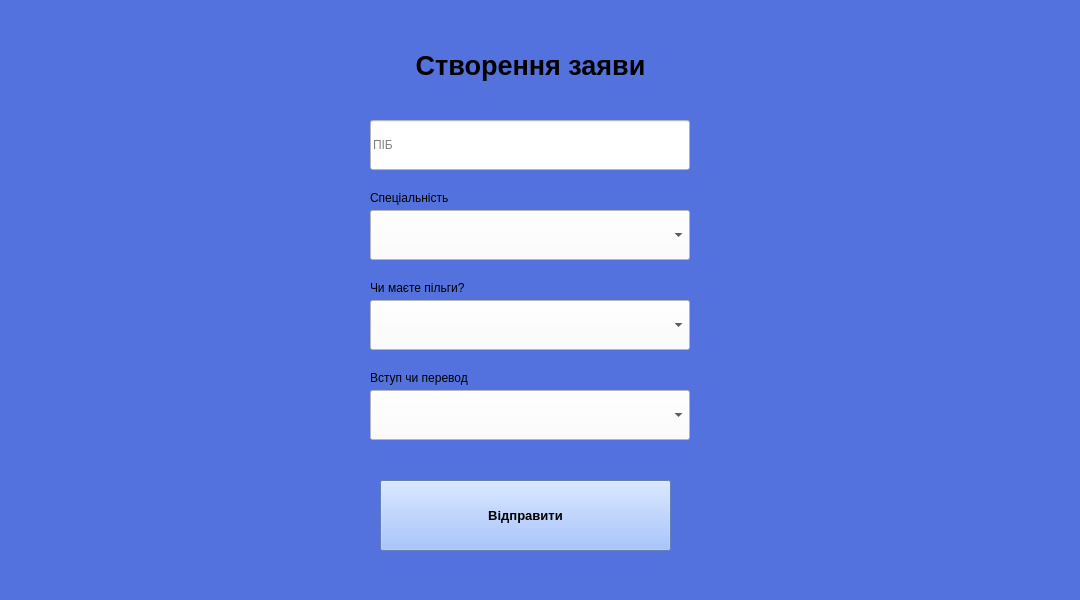
<?xml version="1.0" encoding="UTF-8"?>
<ui version="4.0">
 <class>orderWindow</class>
 <widget class="QMainWindow" name="orderWindow">
  <property name="geometry">
   <rect>
    <x>0</x>
    <y>0</y>
    <width>1080</width>
    <height>600</height>
   </rect>
  </property>
  <property name="windowTitle">
   <string>Заява на вступ</string>
  </property>
  <property name="styleSheet">
   <string notr="true">background: #5472DE;
background-image: url(:/newPrefix/649eb8ca76c20 (1).png);</string>
  </property>
  <widget class="QWidget" name="centralwidget">
   <widget class="QLabel" name="label_6">
    <property name="geometry">
     <rect>
      <x>320</x>
      <y>10</y>
      <width>421</width>
      <height>111</height>
     </rect>
    </property>
    <property name="font">
     <font>
      <family>Arial</family>
      <pointsize>20</pointsize>
      <weight>75</weight>
      <bold>true</bold>
     </font>
    </property>
    <property name="autoFillBackground">
     <bool>false</bool>
    </property>
    <property name="styleSheet">
     <string notr="true">background: transparent;</string>
    </property>
    <property name="text">
     <string>Створення заяви</string>
    </property>
    <property name="textFormat">
     <enum>Qt::AutoText</enum>
    </property>
    <property name="alignment">
     <set>Qt::AlignCenter</set>
    </property>
   </widget>
   <widget class="QLineEdit" name="lineEdit_4">
    <property name="geometry">
     <rect>
      <x>370</x>
      <y>120</y>
      <width>320</width>
      <height>50</height>
     </rect>
    </property>
    <property name="styleSheet">
     <string notr="true">background-color: rgb(255, 255, 255);</string>
    </property>
    <property name="inputMask">
     <string/>
    </property>
    <property name="text">
     <string/>
    </property>
    <property name="placeholderText">
     <string>ПІБ</string>
    </property>
   </widget>
   <widget class="QLabel" name="label">
    <property name="geometry">
     <rect>
      <x>370</x>
      <y>190</y>
      <width>81</width>
      <height>16</height>
     </rect>
    </property>
    <property name="styleSheet">
     <string notr="true">background: transparent;</string>
    </property>
    <property name="text">
     <string>Спеціальність</string>
    </property>
   </widget>
   <widget class="QComboBox" name="comboBox_6">
    <property name="geometry">
     <rect>
      <x>370</x>
      <y>210</y>
      <width>320</width>
      <height>50</height>
     </rect>
    </property>
    <property name="styleSheet">
     <string notr="true">background-color: rgb(255, 255, 255);</string>
    </property>
   </widget>
   <widget class="QComboBox" name="comboBox_7">
    <property name="geometry">
     <rect>
      <x>370</x>
      <y>300</y>
      <width>320</width>
      <height>50</height>
     </rect>
    </property>
    <property name="styleSheet">
     <string notr="true">background-color: rgb(255, 255, 255);</string>
    </property>
   </widget>
   <widget class="QLabel" name="label_2">
    <property name="geometry">
     <rect>
      <x>370</x>
      <y>280</y>
      <width>101</width>
      <height>16</height>
     </rect>
    </property>
    <property name="styleSheet">
     <string notr="true">background: transparent;</string>
    </property>
    <property name="text">
     <string>Чи маєте пільги?</string>
    </property>
   </widget>
   <widget class="QLabel" name="label_3">
    <property name="geometry">
     <rect>
      <x>370</x>
      <y>370</y>
      <width>141</width>
      <height>16</height>
     </rect>
    </property>
    <property name="styleSheet">
     <string notr="true">background: transparent;</string>
    </property>
    <property name="text">
     <string>Вступ чи перевод</string>
    </property>
   </widget>
   <widget class="QComboBox" name="comboBox_8">
    <property name="geometry">
     <rect>
      <x>370</x>
      <y>390</y>
      <width>320</width>
      <height>50</height>
     </rect>
    </property>
    <property name="styleSheet">
     <string notr="true">background-color: rgb(255, 255, 255);</string>
    </property>
   </widget>
   <widget class="QPushButton" name="pushButton_5">
    <property name="geometry">
     <rect>
      <x>380</x>
      <y>480</y>
      <width>291</width>
      <height>71</height>
     </rect>
    </property>
    <property name="font">
     <font>
      <family>Arial</family>
      <pointsize>10</pointsize>
      <weight>75</weight>
      <italic>false</italic>
      <bold>true</bold>
      <underline>false</underline>
      <kerning>true</kerning>
     </font>
    </property>
    <property name="cursor">
     <cursorShape>ArrowCursor</cursorShape>
    </property>
    <property name="mouseTracking">
     <bool>false</bool>
    </property>
    <property name="styleSheet">
     <string notr="true">background: #8BB3FF;
font-family: Arial;
cursor: pointer;</string>
    </property>
    <property name="text">
     <string>Відправити</string>
    </property>
   </widget>
  </widget>
 </widget>
 <resources>
  <include location="image.qrc"/>
 </resources>
 <connections/>
</ui>
